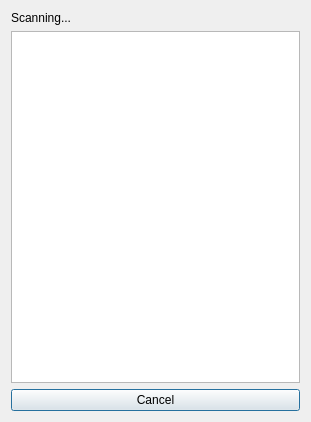
<?xml version="1.0" encoding="UTF-8"?>
<ui version="4.0">
 <class>RemoteSelector</class>
 <widget class="QDialog" name="RemoteSelector">
  <property name="geometry">
   <rect>
    <x>0</x>
    <y>0</y>
    <width>311</width>
    <height>422</height>
   </rect>
  </property>
  <property name="windowTitle">
   <string>Available chat services</string>
  </property>
  <layout class="QVBoxLayout" name="verticalLayout">
   <item>
    <widget class="QLabel" name="status">
     <property name="text">
      <string>Scanning...</string>
     </property>
    </widget>
   </item>
   <item>
    <widget class="QListWidget" name="remoteDevices"/>
   </item>
   <item>
    <widget class="QPushButton" name="cancelButton">
     <property name="text">
      <string>Cancel</string>
     </property>
    </widget>
   </item>
  </layout>
 </widget>
 <resources/>
 <connections/>
</ui>
